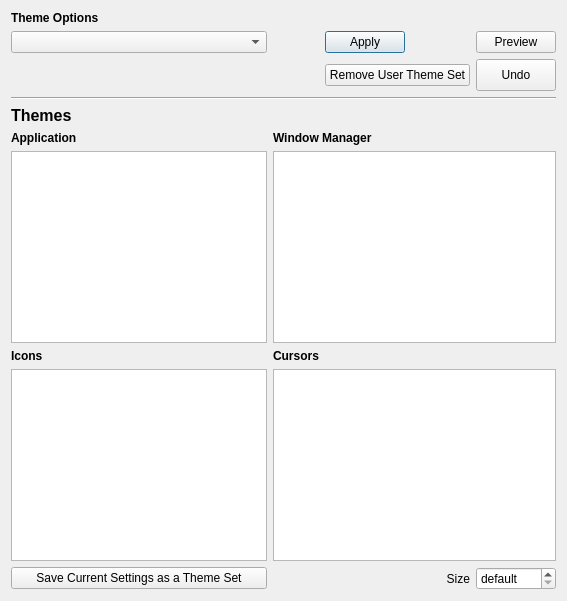
     <widget class="QWidget" name="Theme">
      <attribute name="title">
       <string>Theme</string>
      </attribute>
      <layout class="QGridLayout" name="gridLayout_6">
       <item row="0" column="0">
        <layout class="QGridLayout" name="gridLayout_5">
         <item row="1" column="4">
          <widget class="QPushButton" name="pushButtonPreview">
           <property name="text">
            <string>Preview</string>
           </property>
          </widget>
         </item>
         <item row="2" column="2" colspan="2">
          <widget class="QPushButton" name="pushButtonRemoveUserThemeSet">
           <property name="text">
            <string>Remove User Theme Set</string>
           </property>
           <property name="icon">
            <iconset theme="list-remove">
             <normaloff>.</normaloff>.</iconset>
           </property>
          </widget>
         </item>
         <item row="9" column="0">
          <widget class="QPushButton" name="pushButtonSettingsToThemeSet">
           <property name="text">
            <string extracomment="save theme settings as a group">Save Current Settings as a Theme Set</string>
           </property>
           <property name="icon">
            <iconset theme="document-save">
             <normaloff>.</normaloff>.</iconset>
           </property>
          </widget>
         </item>
         <item row="9" column="4">
          <widget class="QSpinBox" name="spinBoxPointerSize">
           <property name="specialValueText">
            <string extracomment="default pointer size determined by X server">default</string>
           </property>
           <property name="maximum">
            <number>256</number>
           </property>
           <property name="singleStep">
            <number>16</number>
           </property>
          </widget>
         </item>
         <item row="4" column="0">
          <widget class="QLabel" name="label_31">
           <property name="text">
            <string>&lt;html&gt;&lt;head/&gt;&lt;body&gt;&lt;p&gt;&lt;span style=&quot; font-size:12pt; font-weight:600;&quot;&gt;Themes&lt;/span&gt;&lt;/p&gt;&lt;/body&gt;&lt;/html&gt;</string>
           </property>
          </widget>
         </item>
         <item row="7" column="0">
          <widget class="QLabel" name="label_30">
           <property name="text">
            <string extracomment="icon theme">&lt;html&gt;&lt;head/&gt;&lt;body&gt;&lt;p&gt;&lt;span style=&quot; font-weight:600;&quot;&gt;Icons&lt;/span&gt;&lt;/p&gt;&lt;/body&gt;&lt;/html&gt;</string>
           </property>
          </widget>
         </item>
         <item row="7" column="1">
          <widget class="QLabel" name="label_33">
           <property name="text">
            <string extracomment="cursor theme">&lt;html&gt;&lt;head/&gt;&lt;body&gt;&lt;p&gt;&lt;span style=&quot; font-weight:600;&quot;&gt;Cursors&lt;/span&gt;&lt;/p&gt;&lt;/body&gt;&lt;/html&gt;</string>
           </property>
          </widget>
         </item>
         <item row="9" column="3">
          <widget class="QLabel" name="label_35">
           <property name="text">
            <string extracomment="size of the mouse pointer or cursor">Size</string>
           </property>
           <property name="alignment">
            <set>Qt::AlignRight|Qt::AlignTrailing|Qt::AlignVCenter</set>
           </property>
          </widget>
         </item>
         <item row="8" column="1" colspan="4">
          <widget class="QListWidget" name="listWidgetCursorThemes"/>
         </item>
         <item row="5" column="1" colspan="2">
          <widget class="QLabel" name="label_29">
           <property name="text">
            <string extracomment="theme a window manager border will get">&lt;html&gt;&lt;head/&gt;&lt;body&gt;&lt;p&gt;&lt;span style=&quot; font-weight:600;&quot;&gt;Window Manager&lt;/span&gt;&lt;/p&gt;&lt;/body&gt;&lt;/html&gt;</string>
           </property>
          </widget>
         </item>
         <item row="6" column="1" colspan="4">
          <widget class="QListWidget" name="listWidgetWMtheme"/>
         </item>
         <item row="0" column="0">
          <widget class="QLabel" name="label">
           <property name="font">
            <font>
             <bold>true</bold>
            </font>
           </property>
           <property name="text">
            <string>Theme Options</string>
           </property>
          </widget>
         </item>
         <item row="8" column="0">
          <widget class="QListWidget" name="listWidgeticons"/>
         </item>
         <item row="2" column="4">
          <widget class="QPushButton" name="buttonThemeUndo">
           <property name="minimumSize">
            <size>
             <width>0</width>
             <height>32</height>
            </size>
           </property>
           <property name="text">
            <string>Undo</string>
           </property>
          </widget>
         </item>
         <item row="5" column="0">
          <widget class="QLabel" name="label_28">
           <property name="text">
            <string extracomment="theme an application will get">&lt;html&gt;&lt;head/&gt;&lt;body&gt;&lt;p&gt;&lt;span style=&quot; font-weight:600;&quot;&gt;Application&lt;/span&gt;&lt;/p&gt;&lt;/body&gt;&lt;/html&gt;</string>
           </property>
          </widget>
         </item>
         <item row="1" column="0">
          <widget class="QComboBox" name="comboTheme">
           <property name="sizePolicy">
            <sizepolicy hsizetype="Minimum" vsizetype="Fixed">
             <horstretch>0</horstretch>
             <verstretch>0</verstretch>
            </sizepolicy>
           </property>
          </widget>
         </item>
         <item row="6" column="0">
          <widget class="QListWidget" name="listWidgetTheme"/>
         </item>
         <item row="3" column="0" colspan="5">
          <widget class="Line" name="line_3">
           <property name="orientation">
            <enum>Qt::Horizontal</enum>
           </property>
          </widget>
         </item>
         <item row="1" column="2">
          <widget class="QPushButton" name="buttonThemeApply">
           <property name="sizePolicy">
            <sizepolicy hsizetype="Minimum" vsizetype="Fixed">
             <horstretch>0</horstretch>
             <verstretch>0</verstretch>
            </sizepolicy>
           </property>
           <property name="text">
            <string>Apply</string>
           </property>
           <property name="icon">
            <iconset theme="dialog-ok">
             <normaloff>.</normaloff>.</iconset>
           </property>
           <property name="shortcut">
            <string/>
           </property>
           <property name="autoDefault">
            <bool>true</bool>
           </property>
           <property name="default">
            <bool>true</bool>
           </property>
          </widget>
         </item>
        </layout>
       </item>
      </layout>
     </widget>
